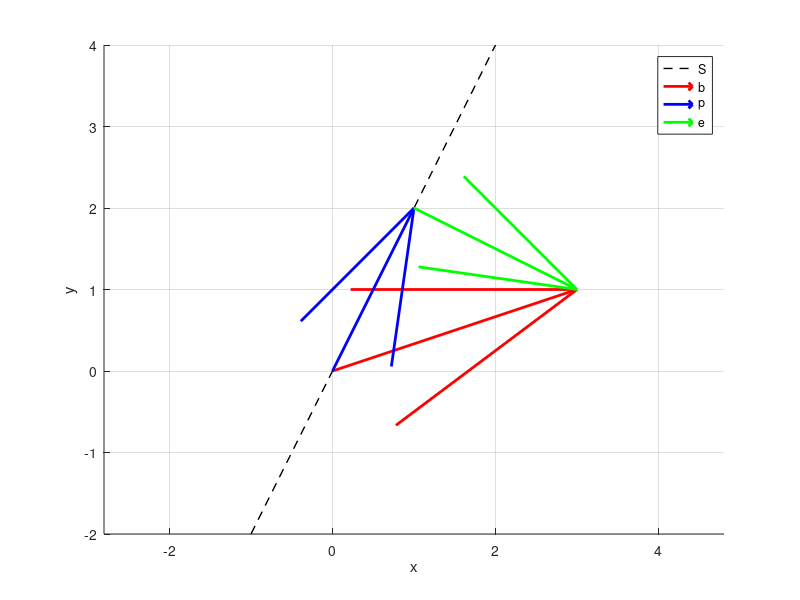

Here is the MATLAB script that generated this plot:
v = [1; 2];
b = [3; 1];

p = (v'*b)/(v'*v) * v;
e = b - p;

figure; hold on; grid on; axis equal;

t = linspace(-1, 2, 20);
plot(v(1)*t, v(2)*t, 'k--', 'LineWidth', 1);

quiver(0, 0, b(1), b(2), 0, 'r', 'LineWidth', 2, 'MaxHeadSize', 0.5);
quiver(0, 0, p(1), p(2), 0, 'b', 'LineWidth', 2, 'MaxHeadSize', 0.5);
quiver(p(1), p(2), e(1), e(2), 0, 'g', 'LineWidth', 2, 'MaxHeadSize', 0.5);

legend({'S','b','p','e'}, 'Location','best');
xlabel('x'); ylabel('y');
hold off;